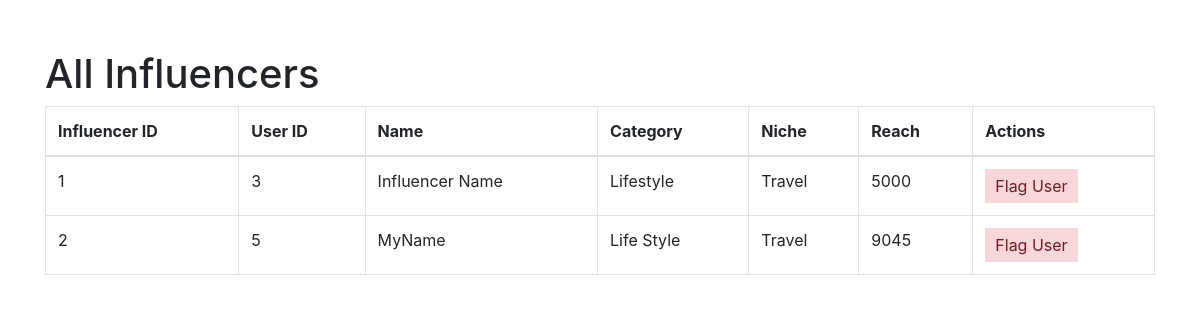
Before: /admin/allinfluencers (signed in) with the older database file.
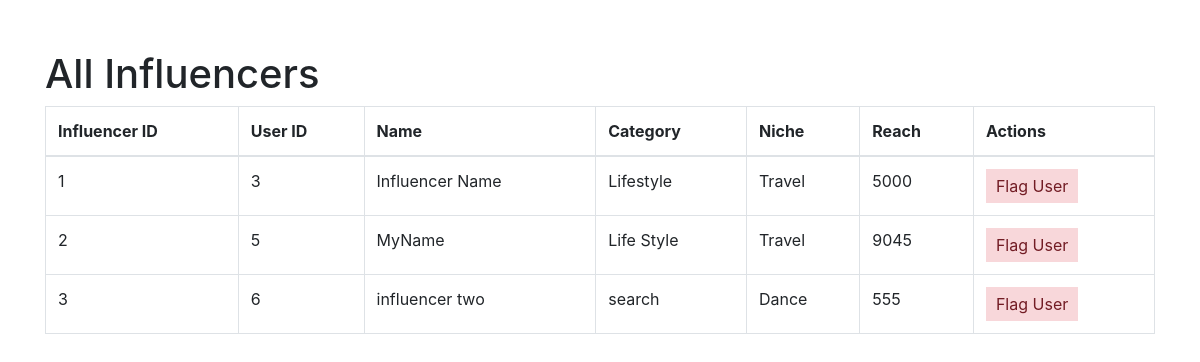
After: the same page with the newer database file.
### models.py (models this page shows, shortened)
class Influencer(db.Model):
    __tablename__ = "influencers"
    influencer_id = db.Column(db.Integer, primary_key=True, autoincrement=True)
    user_id = db.Column(db.Integer, db.ForeignKey("users.user_id"), nullable=False)
    name = db.Column(db.String(255))
    category = db.Column(db.String(255))
    niche = db.Column(db.String(255))
    reach = db.Column(db.Integer)
    ad_requests = db.relationship("AdRequest", backref="influencer", lazy=True)
    negotiations = db.relationship("Negotiation", backref="influencer", lazy=True)

### admin.py (the view)
@admin.route('/allinfluencers')
def all_influencers():
    if "user_name" in session and "role" in session:
        if session["role"] == "admin":
            influencers = Influencer.query.all()
            return render_template("admin_allinfluencers.html", influencers=influencers)
    flash("Please Login !","faliled")
    return redirect(url_for("home"))

### app.py (called while the page is built)
@app.before_request
def create_tables():
    init_db(app)

### models.py (called while the page is built, shortened)
def init_db(app):
    with app.app_context():
        db.create_all()

### templates/admin_allinfluencers.html (shortened to what this page needs)
<!DOCTYPE html>
<html lang="en">
<head>
    <link rel="stylesheet" href="https://stackpath.bootstrapcdn.com/bootstrap/4.3.1/css/bootstrap.min.css">
</head>
<body>
    <div class="container">
        <h1>All Influencers</h1>
        <table class="table table-bordered">
            <thead>
                <tr>
                    <th>Influencer ID</th>
                    <th>User ID</th>
                    <th>Name</th>
                    <th>Category</th>
                    <th>Niche</th>
                    <th>Reach</th>
                    <th>Actions</th>
                </tr>
            </thead>
            <tbody>
                {% for influencer in influencers %}
                <tr>
                    <td>{{ influencer.influencer_id }}</td>
                    <td>{{ influencer.user_id }}</td>
                    <td>{{ influencer.name }}</td>
                    <td>{{ influencer.category }}</td>
                    <td>{{ influencer.niche }}</td>
                    <td>{{ influencer.reach }}</td>
                    <td><button class="flag-button" onclick="flagUser('{{ influencer.user_id }}')">Flag User</button></td>
                </tr>
                {% endfor %}
            </tbody>
        </table>
    </div>
</body>
</html>

### templates/admin_allinfluencers.html (style rules this page uses)
.container { margin-top: 50px; }
.flag-button { background-color: #f8d7da; color: #721c24; border: none; padding: 5px 10px; cursor: pointer; }

Changed rows visible on the page:
added Influencer: influencer_id "3", user_id "6", name "influencer two", category "search", niche "Dance", reach "555"
